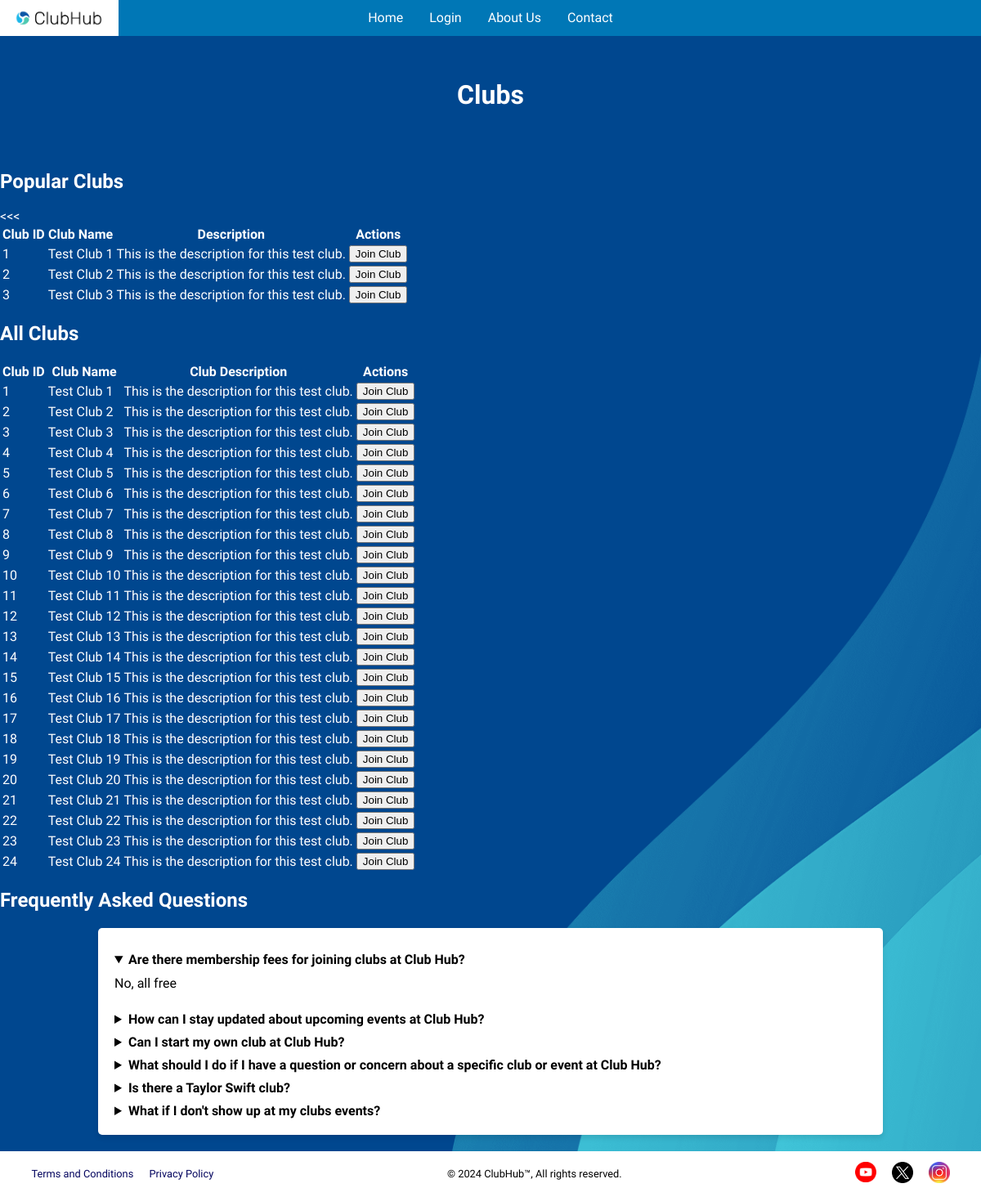
The page /clubs_final on the database its author committed.
### tables this page shows
CREATE TABLE clubs (
    club_id             INTEGER         NOT NULL,
    club_name           TEXT            NOT NULL,
    club_description    TEXT            NOT NULL,
    creator             INTEGER         NOT NULL,
    validity            TEXT            NOT NULL CHECK (validity IN ('PENDING', 'APPROVED', 'REJECTED')) DEFAULT 'PENDING',
    created             DATETIME        NOT NULL DEFAULT CURRENT_TIMESTAMP,
    updated             DATETIME        NOT NULL DEFAULT CURRENT_TIMESTAMP,
    -----------------------------------------------------------------------
    PRIMARY KEY (club_id),
    FOREIGN KEY (creator) REFERENCES users(user_id)
);

### application/blueprints/clubs_blu.py (the view)
@clubs_blu.route("/clubs_final")
def get_clubs():
    popular_clubs = get_popular_clubs()
    all_clubs = get_all_clubs()
    return render_template("html/student/clubs.html", popular_clubs=popular_clubs, all_clubs=all_clubs)

### application/__init__.py (called while the page is built)
@app.teardown_appcontext
def close_connection(_exception) -> None:
    db: Connection = getattr(g, "_database", None)
    if db is not None:
        db.close()

### application/util/db_functions/clubs.py (called while the page is built)
def get_popular_clubs() -> list[dict]:
    pop = """
        SELECT club_id, club_name, club_description
        FROM clubs
        WHERE validity = 'APPROVED'
        LIMIT 3;
    """
    return query_db(pop)

def get_all_clubs() -> list[dict]:
    all = """
        SELECT club_id, club_name, club_description
        FROM clubs;
    """
    return query_db(all)

### application/util/db_functions/main.py (called while the page is built)
def get_db() -> Connection:
    db: Connection | None = getattr(g, "_database", None)
    if db is None:
        db: Connection = connect(DB_PATH)
        db.row_factory = Row
        g._database = db
    return db

def query_db(query: str, *args, single: Optional[bool] = None) -> list[Row] | Row | None:
    single = False if single is None else single
    cursor: Cursor = get_db().cursor()
    cursor.execute(query, args)
    results: list[Row] = cursor.fetchall()
    cursor.close()
    if not results:
        return None
    return results[0] if single else results

### application/templates/html/student/clubs.html (shortened to what this page needs)
{% extends "html/base/base.html" %}
{% block links %}
    <link rel="stylesheet" href="../../../static/css/clubs.css">
{% endblock %}
{% block header %}
    <header>
        <h1>Clubs</h1>
    </header>
{% endblock %}
{% block content %}
    <div class="container mt-4">
        <h2 class="text-center mb-4">Popular Clubs</h2>
        <table class="table table-striped">
            <thead>
                <tr>
                    <th scope="col">Club ID</th>
                    <th scope="col">Club Name</th>
                    <th scope="col">Description</th>
                    <th scope="col">Actions</th>
                </tr>
            </thead>
            <tbody>
                {% for club in popular_clubs %}
                    <<td>{{ club["club_id"] }}</td>
                    <td>{{ club["club_name"] }}</td>
                    <td>{{ club["club_description"] }}</td>
                    <td>
                        {% if club["validity"] == "PENDING" %}
                        <a class="pending" disabled>Join Club</a>
                        {% elif club["validity"] == "APPROVED" %}
                            <a class="registered" disabled>Signed Up</a>
                        {% else %}
                            <form action="/join" method="post">
                                <button type="submit">Join Club</button>
                            </form>
                        {% endif %}
                {% endfor %}
            </tbody>
        </table>
    </div>
    <div class="container">
        <h2>All Clubs</h2>
        <table>
            <thead>
                <tr>
                    <th scope="col">Club ID</th>
                    <th scope="col">Club Name</th>
                    <th scope="col">Club Description</th>
                    <th scope="col">Actions</th>
                </tr>
            </thead>
            <tbody>
                {% for club in all_clubs %}
                <tr>
                    <td>{{ club["club_id"] }}</td>
                    <td>{{ club["club_name"] }}</td>
                    <td>{{ club["club_description"] }}</td>
                    <td>
                        {% if club["validity"] == "PENDING" %}
                        <a class="pending" disabled>Join Club</a>
                        {% elif club["validity"] == "APPROVED" %}
                            <a class="registered" disabled>Signed Up</a>
                        {% else %}
                            <form action="/join" method="post">
                                <button type="submit">Join Club</button>
                            </form>
                        {% endif %}
                    </td>
                </tr>
                {% endfor %}
            </tbody>
        </table>
    </div>
    <div class="container">
        <h2>Frequently Asked Questions</h2>
        <div class="qa-section">
            <details open>
                <summary>
                    Are there membership fees for joining clubs at Club Hub?
                    <svg class="control-icon control-icon-expand" width="24" height="24" role="presentation">
                        <use xmlns:xlink="http://www.w3.org/1999/xlink" xlink:href="#expand-more" />
                    </svg>
                    <svg class="control-icon control-icon-close" width="24" height="24" role="presentation">
                        <use xmlns:xlink="http://www.w3.org/1999/xlink" xlink:href="#close" />
                    </svg>
                </summary>
                <p>No, all free</p>
            </details>
            <details>
                <summary>
                    How can I stay updated about upcoming events at Club Hub?
                    <svg class="control-icon control-icon-expand" width="24" height="24" role="presentation">
                        <use xmlns:xlink="http://www.w3.org/1999/xlink" xlink:href="#expand-more" />
                    </svg>
                    <svg class="control-icon control-icon-close" width="24" height="24" role="presentation">
                        <use xmlns:xlink="http://www.w3.org/1999/xlink" xlink:href="#close" />
                    </svg>
                </summary>
            </details>
            <details>
                <summary>
                    Can I start my own club at Club Hub?
                    <svg class="control-icon control-icon-expand" width="24" height="24" role="presentation">
                        <use xmlns:xlink="http://www.w3.org/1999/xlink" xlink:href="#expand-more" />
                    </svg>
                    <svg class="control-icon control-icon-close" width="24" height="24" role="presentation">
                        <use xmlns:xlink="http://www.w3.org/1999/xlink" xlink:href="#close" />
                    </svg>
                </summary>
            </details>
            <details>
                <summary>
                    What should I do if I have a question or concern about a specific club or event at Club Hub?
                    <svg class="control-icon control-icon-expand" width="24" height="24" role="presentation">
                        <use xmlns:xlink="http://www.w3.org/1999/xlink" xlink:href="#expand-more" />
                    </svg>
                    <svg class="control-icon control-icon-close" width="24" height="24" role="presentation">
                        <use xmlns:xlink="http://www.w3.org/1999/xlink" xlink:href="#close" />
                    </svg>
                </summary>
            </details>
            <details>
                <summary>
                    Is there a Taylor Swift club?
                    <svg class="control-icon control-icon-expand" width="24" height="24" role="presentation">
                        <use xmlns:xlink="http://www.w3.org/1999/xlink" xlink:href="#expand-more" />
                    </svg>
                    <svg class="control-icon control-icon-close" width="24" height="24" role="presentation">
                        <use xmlns:xlink="http://www.w3.org/1999/xlink" xlink:href="#close" />
                    </svg>
                </summary>
            </details>
            <details>
                <summary>
                    What if I don't show up at my clubs events?
                    <svg class="control-icon control-icon-expand" width="24" height="24" role="presentation">
                        <use xmlns:xlink="http://www.w3.org/1999/xlink" xlink:href="#expand-more" />
                    </svg>
                    <svg class="control-icon control-icon-close" width="24" height="24" role="presentation">
                        <use xmlns:xlink="http://www.w3.org/1999/xlink" xlink:href="#close" />
                    </svg>
                </summary>
            </details>
        </div>
    </div>
{% endblock %}

### application/static/css/base.css (style rules this page uses)
:root { --light-grey: #8a8988; --lighter-grey: #c4c4c4; --even-lighter-grey: #f2f2f2; --cyan: #3bbbd2; --light-blue: #0077b6; --lighter-blue: #0096c7; --even-lighter-blue: #90e0ef; --dark-blue: #023e8a; --darker-blue: #03045e; --lighter-green: #5afa8d; --light-green: #179645; --dark-green: #237543; --light-red: #db5658; --dark-red: #990f0f; --white: #ffffff; --black: #000000; --dark-grey: #1e2e33; --email-red: #f44336; --yt-red: #ff1c04; --pink: #e33667; --turquoise: #028080; }
* { box-sizing: border-box; }
body { scroll-behavior: smooth; margin: 0; padding: 0; background-color: var(--darker-blue); font-family: "Raleway", Arial, serif; color: var(--white); min-height: 100vh; display: flex; flex-direction: column; overflow-x: hidden; }
::placeholder { opacity: 0.6; }
header h1 { text-align: center; margin: 1.65em 0; }

### application/static/css/clubs.css (style rules this page uses)
body { background-image: url("../png/blue-background.png"); background-size: cover; background-position: center center; }
.qa-section { margin-top: 20px; margin-bottom: 20px; background-color: var(--white); padding: 20px; border-radius: 5px; box-shadow: 0 4px 6px rgba(0, 0, 0, 0.1); width: 80%; margin-left: auto; margin-right: auto; }
.qa-section summary { font-weight: bold; cursor: pointer; color: black; }
.qa-section p { margin-top: 10px; color: black; }

### rows shown on the page
clubs: club_id "1", club_name "Test Club 1", club_description "This is the description for this test club."
clubs: club_id "2", club_name "Test Club 2", club_description "This is the description for this test club."
clubs: club_id "3", club_name "Test Club 3", club_description "This is the description for this test club."
clubs: club_id "4", club_name "Test Club 4", club_description "This is the description for this test club."
clubs: club_id "5", club_name "Test Club 5", club_description "This is the description for this test club."
clubs: club_id "6", club_name "Test Club 6", club_description "This is the description for this test club."
clubs: club_id "7", club_name "Test Club 7", club_description "This is the description for this test club."
clubs: club_id "8", club_name "Test Club 8", club_description "This is the description for this test club."
clubs: club_id "9", club_name "Test Club 9", club_description "This is the description for this test club."
clubs: club_id "10", club_name "Test Club 10", club_description "This is the description for this test club."
clubs: club_id "11", club_name "Test Club 11", club_description "This is the description for this test club."
clubs: club_id "12", club_name "Test Club 12", club_description "This is the description for this test club."
clubs: club_id "13", club_name "Test Club 13", club_description "This is the description for this test club."
clubs: club_id "14", club_name "Test Club 14", club_description "This is the description for this test club."
clubs: club_id "15", club_name "Test Club 15", club_description "This is the description for this test club."
clubs: club_id "16", club_name "Test Club 16", club_description "This is the description for this test club."
clubs: club_id "17", club_name "Test Club 17", club_description "This is the description for this test club."
clubs: club_id "18", club_name "Test Club 18", club_description "This is the description for this test club."
clubs: club_id "19", club_name "Test Club 19", club_description "This is the description for this test club."
clubs: club_id "20", club_name "Test Club 20", club_description "This is the description for this test club."
clubs: club_id "21", club_name "Test Club 21", club_description "This is the description for this test club."
clubs: club_id "22", club_name "Test Club 22", club_description "This is the description for this test club."
clubs: club_id "23", club_name "Test Club 23", club_description "This is the description for this test club."
clubs: club_id "24", club_name "Test Club 24", club_description "This is the description for this test club."
